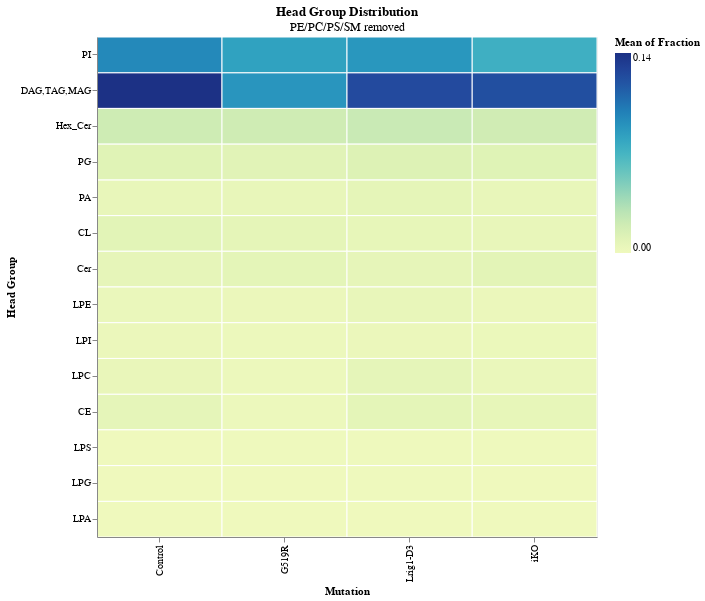

Source (notebook cell):
### Code cell
hm = alt.Chart(h_dropped).mark_rect(stroke='white').encode(
    x='Mutation:N',
    y=alt.Y('Head Group:N', sort=alt.EncodingSortField(field='Fraction', order='descending')),
    color='mean(Fraction):Q',
    tooltip=['Mutation', 'Head Group', 'mean(Fraction)']
).properties(
    title = {'text': "Head Group Distribution", "subtitle":"PE/PC/PS/SM removed"},
    width=500,
    height=500
)
hm.save('graphs/dgat/head_group/Heatmap_NoPEPCPSSM.png', ppi=300)
hm

### Figure 1 — Vega-Lite specification as saved in the notebook (floating-point values rounded to 4 significant figures; data arrays with more than 128 entries replaced by an {"elided": "..."} marker saying what was removed)
{"config": {"view": {"continuousWidth": 300, "continuousHeight": 300}}, "data": {"name": "data-9fa2cf25884ba01f617118090cadcdf9"}, "mark": {"type": "rect", "stroke": "white"}, "encoding": {"color": {"aggregate": "mean", "field": "Fraction", "type": "quantitative"}, "tooltip": [{"field": "Mutation", "type": "nominal"}, {"field": "Head Group", "type": "nominal"}, {"aggregate": "mean", "field": "Fraction", "type": "quantitative"}], "x": {"field": "Mutation", "type": "nominal"}, "y": {"field": "Head Group", "sort": {"field": "Fraction", "order": "descending"}, "type": "nominal"}}, "height": 500, "title": {"text": "Head Group Distribution", "subtitle": "PE/PC/PS/SM removed"}, "width": 500, "$schema": "https://vega.github.io/schema/vega-lite/v5.17.0.json", "datasets": {"data-9fa2cf25884ba01f617118090cadcdf9": {"elided": "280 records"}}}
